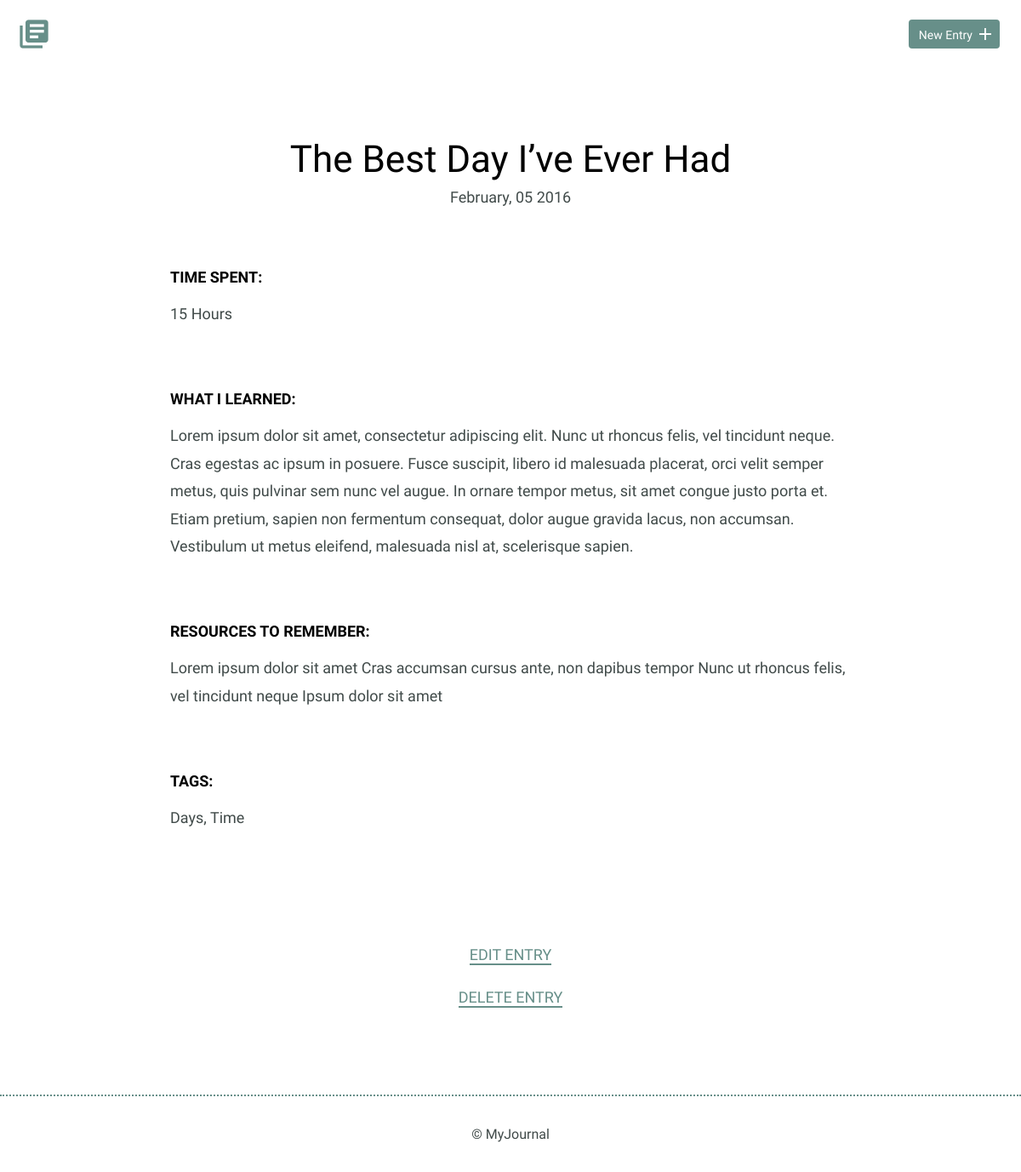
/entries/The Best Day I’ve Ever Had (signed in), run on the app's committed database.
### models.py (models this page shows)
class BaseModel(Model):
    class Meta:
        database = DATABASE

class Entry(BaseModel):
    date_created = DateTimeField(default=datetime.now)
    title = CharField(unique=True)
    time_spent = IntegerField()  # minutes
    learned = TextField()
    resources = TextField()
    class Meta:
        order_by = ('date_created',)

class Tag(BaseModel):
    name = CharField(unique=True)
    class Meta:
        order_by = 'name'

### app.py (the view)
@app.route('/entries/<slug>')
@login_required
def view_entry(slug):
    entry = models.Entry.get(models.Entry.title == slug)
    tag_query = (models.Tag
                 .select()
                 .join(models.TagList)
                 .join(models.Entry)
                 .where(models.Entry.title == entry.title))
    entry.tags = [tag.name for tag in tag_query]
    return render_template('detail.html', entry=entry)

### app.py (called while the page is built)
@app.before_request
def before_request():
    g.db = models.DATABASE
    g.db.connect(reuse_if_open=True)

@app.after_request
def after_request(response):
    g.db.close()
    return response

@login_manager.user_loader
def load_user(userid):
    try:
        return models.User.get(models.User.id == userid)
    except models.DoesNotExist:
        return None

### templates/detail.html (shortened to what this page needs)
{% extends 'layout.html' %}
{% block content %}
<section>
    <div class="container">
        <div class="entry-list single">
            <article>
                <h1>{{entry.title}}</h1>
                <time datetime="entry.date_created.strftime('%Y-%m-%d')">
                    {{ entry.date_created.strftime('%B, %d %Y') }}
                </time>
                <div class="entry">
                    <h3>Time Spent: </h3>
                    <p>{{ entry.time_spent }} Hours</p>
                </div>
                <div class="entry">
                    <h3>What I Learned:</h3>
                    <p>{{ entry.learned }}</p>
                </div>
                <div class="entry">
                    <h3>Resources to Remember:</h3>
                    <p>{{ entry.resources }}</p>
                </div>
                <div class="entry">
                    <h3>Tags:</h3>
                    <p>
                    {% for tag in entry.tags %}
                        {% if not loop.last %}
                            {{ tag.title() }},
                        {% else %}
                            {{ tag.title() }}
                        {% endif %}
                    {% endfor %}
                    </p>
                </div>
            </article>
        </div>
    </div>
    <div class="edit">
        <p><a href="{{ url_for('edit_entry', slug=entry.title) }}">Edit Entry</a></p>
        <p><a href="{{ url_for('del_entry', slug=entry.title) }}">Delete Entry</a></p>
    </div>
</section>
{% endblock content %}

### static/css/site.css (style rules this page uses)
body { font-size: 16px; color: #404a49; font-family: 'Cousine', serif; font-weight: 400; }
.container { margin: 0 auto; padding: 0 25px; }
h1, h2, h3 { margin: 0; font-weight: 400; line-height: 1em; color: #000; }
h1 { font-size: 44px; margin-bottom: 12px; }
h3 { font-size: 18px; font-family: 'Work Sans', serif; font-weight: 600; text-transform: uppercase; }
p { line-height: 1.8em; font-size: 18px; }
p a { border-bottom: 2px solid #678f89; padding: 0; color: #678f89; text-decoration: none; }
.entry-list, .edit-entry, .new-entry { max-width: 800px; margin: 0 auto; padding: 70px 0 150px 0; }
.entry-list article { margin-bottom: 70px; text-align: center; }
.entry-list article:last-child { margin-bottom: 0; }
.entry-list.single { padding-bottom: 70px; }
.entry-list.single time { font-size: 18px; }
.entry { max-width: 800px; margin: 75px auto 0 auto; text-align: left; }
.entry p { margin-bottom: 40px; }
.edit { padding-bottom: 80px; text-align: center; margin: 0 auto; }
.edit a { font-weight: 400; text-transform: uppercase; font-size: 18px; }

### data on the page
Entry: title "The Best Day I’ve Ever Had", date_created "February, 05 2016", time_spent "15", learned "Lorem ipsum dolor sit amet, consectetur adipiscing elit. Nunc ut rhoncus felis, vel tincidunt neque. Cras egestas ac ipsum in posuere. Fusce suscipit, libero id malesuada placerat, orci velit semper metus, quis pulvinar sem nunc vel augue. In ornare tempor metus, sit amet congue justo porta et. Etiam pretium, sapien non fermentum consequat, dolor augue gravida lacus, non accumsan. Vestibulum ut metus eleifend, malesuada nisl at, scelerisque sapien.", resources "Lorem ipsum dolor sit amet Cras accumsan cursus ante, non dapibus tempor Nunc ut rhoncus felis, vel tincidunt neque Ipsum dolor sit amet"
Tag: title "Days"
Tag: title "Time"
